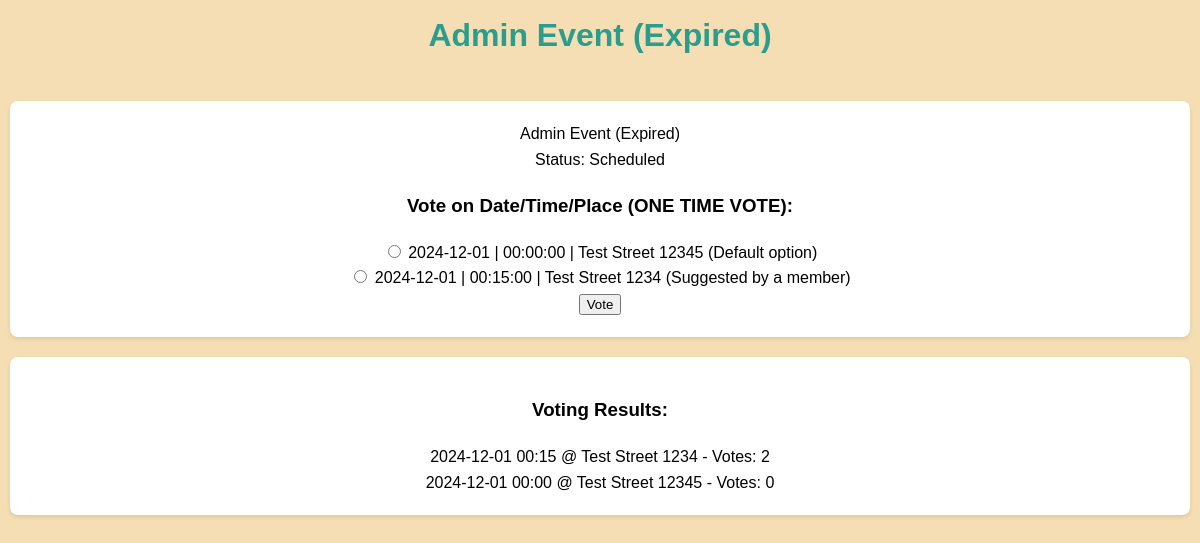
The page /events/vote-events.php?event_id=1 (signed in) on the database its author committed.
### tables this page shows
CREATE TABLE Events (
	EventID INT PRIMARY KEY AUTO_INCREMENT,
	GroupID INT NOT NULL,
	EventTitle VARCHAR(255) NOT NULL,
	EventDescription TEXT,
	EventCreatorID INT NOT NULL,
	EventStatus ENUM('Pending', 'Scheduled', 'Cancelled') DEFAULT 'Pending',  
	CreationDate DATETIME DEFAULT CURRENT_TIMESTAMP,
	FOREIGN KEY (GroupID) REFERENCES `Groups`(GroupID) ON DELETE CASCADE,
	FOREIGN KEY (EventCreatorID) REFERENCES Members(MemberID) ON DELETE CASCADE
);

CREATE TABLE EventVotingOptions (
    	OptionID INT PRIMARY KEY AUTO_INCREMENT,
    	EventID INT NOT NULL,
    	OptionDate DATE,   
    	OptionTime TIME,   
   	 OptionPlace VARCHAR(255),   
    	IsSuggestedByMember BOOLEAN DEFAULT FALSE,
    	FOREIGN KEY (EventID) REFERENCES Events(EventID) ON DELETE CASCADE
);

### events/vote-events.php (the view, shortened to what this page needs)
<?php
    include '../db-connect.php';
    $eventId = $_GET['event_id'];
    $stmt = $pdo->prepare("SELECT * FROM Events WHERE EventID = ?");
    $stmt->execute([$eventId]);
    $event = $stmt->fetch();
    $stmt = $pdo->prepare("SELECT * FROM EventVotingOptions WHERE EventID = ?");
    $stmt->execute([$eventId]);
    $options = $stmt->fetchAll();
    $alreadyVoted = false;
?>
<!DOCTYPE html>
<html lang="en">
<head>
    <link href="../styles.css?<?php echo time(); ?>" rel="stylesheet"/>
    <link href="./events.css?<?php echo time(); ?>" rel="stylesheet"/>
</head>
<body>
    <div class="vertical-event-wrapper">
        <h1><?php echo htmlspecialchars($event['EventTitle']); ?></h1>
        <div class="event-groups vote">
            <p><?php echo htmlspecialchars($event['EventDescription']); ?></p>
            <p>Status: <?php echo htmlspecialchars($event['EventStatus']); ?></p>
            <h3>Vote on Date/Time/Place (ONE TIME VOTE):</h3>
            <form action="vote-events.php?event_id=<?php echo $eventId; ?>" method="POST">
                <?php if (empty($options)): ?>
                    <p>No options available to vote on.</p>
                <?php else: ?>
                    <?php foreach ($options as $option): ?>
                        <div class="event-option">
                            <input type="radio" name="option_id" value="<?php echo $option['OptionID']; ?>" id="option-<?php echo $option['OptionID']; ?>" <?php echo $alreadyVoted ? 'disabled' : ''; ?>>
                            <label for="option-<?php echo $option['OptionID']; ?>">
                                <?php echo htmlspecialchars($option['OptionDate']); ?> |
                                <?php echo htmlspecialchars($option['OptionTime']); ?> |
                                <?php echo htmlspecialchars($option['OptionPlace']); ?>
                                <?php echo $option['IsSuggestedByMember'] ? "(Suggested by a member)" : "(Default option)"; ?>
                            </label>
                        </div>
                    <?php endforeach; ?>
                    <?php if ($alreadyVoted): ?>
                        <br>
                        <strong>You have already voted!</strong>
                    <?php else: ?>
                        <button type="submit">Vote</button>
                    <?php endif; ?>
                <?php endif; ?>
            </form>
        </div>
        <div class="event-groups vote">
            <?php if ($event['EventStatus'] == 'Scheduled'): ?>
                <h3>Voting Results:</h3>
                <?php
                $stmt = $pdo->prepare("
                    SELECT
                        CONCAT(
                            IFNULL(DATE_FORMAT(eo.OptionDate, '%Y-%m-%d'), 'Unknown Date'), ' ',
                            IFNULL(TIME_FORMAT(eo.OptionTime, '%H:%i'), 'Unknown Time'), ' @ ',
                            IFNULL(eo.OptionPlace, 'Unknown Place')
                        ) AS OptionDetails,
                        COUNT(ev.VoteID) AS VoteCount
                    FROM EventVotingOptions eo
                    LEFT JOIN EventVotes ev ON eo.OptionID = ev.OptionID
                    WHERE eo.EventID = ?
                    GROUP BY eo.OptionID
                    ORDER BY VoteCount DESC
                ");
                $stmt->execute([$eventId]);
                $voteResults = $stmt->fetchAll();
                foreach ($voteResults as $result) {
                    echo "<p>" . htmlspecialchars($result['OptionDetails']) . " - Votes: " . $result['VoteCount'] . "</p>";
                }
                ?>
            <?php endif; ?>
        </div>
    </div>
</body>
</html>

### styles.css (style rules this page uses)
body, html { height: 100%; display: flex; margin: 0; padding: 0; flex-direction: column; background-color: wheat; }

### events/events.css (style rules this page uses)
body, h1, h2, ul, li, p { margin: 0; padding: 0; box-sizing: border-box; }
body { font-family: Arial, sans-serif; line-height: 1.6; }
h1 { text-align: center; margin-bottom: 20px; color: #2a9d8f; }
.vertical-event-wrapper { display: flex; flex-direction: column; gap: 20px; flex-wrap: wrap; margin: 10px; }
.event-groups { flex: 1; min-width: 300px; background: #ffffff; padding: 20px; border-radius: 8px; box-shadow: 0 2px 4px rgba(0, 0, 0, 0.1); }
.vote { text-align: center; }

### rows shown on the page
events: EventTitle "Admin Event (Expired)", EventDescription "Admin Event (Expired)", EventStatus "Scheduled"
eventvotingoptions: OptionDate "2024-12-01", OptionTime "00:00:00", OptionPlace "Test Street 12345", IsSuggestedByMember "(Default option)"
eventvotingoptions: OptionDate "2024-12-01", OptionTime "00:15:00", OptionPlace "Test Street 1234", IsSuggestedByMember "(Suggested by a member)"

### other values the page prints
$result['OptionDetails'] "2024-12-01 00:15 @ Test Street 1234"
$result['VoteCount'] "2"
$result['OptionDetails'] "2024-12-01 00:00 @ Test Street 12345"
$result['VoteCount'] "0"
